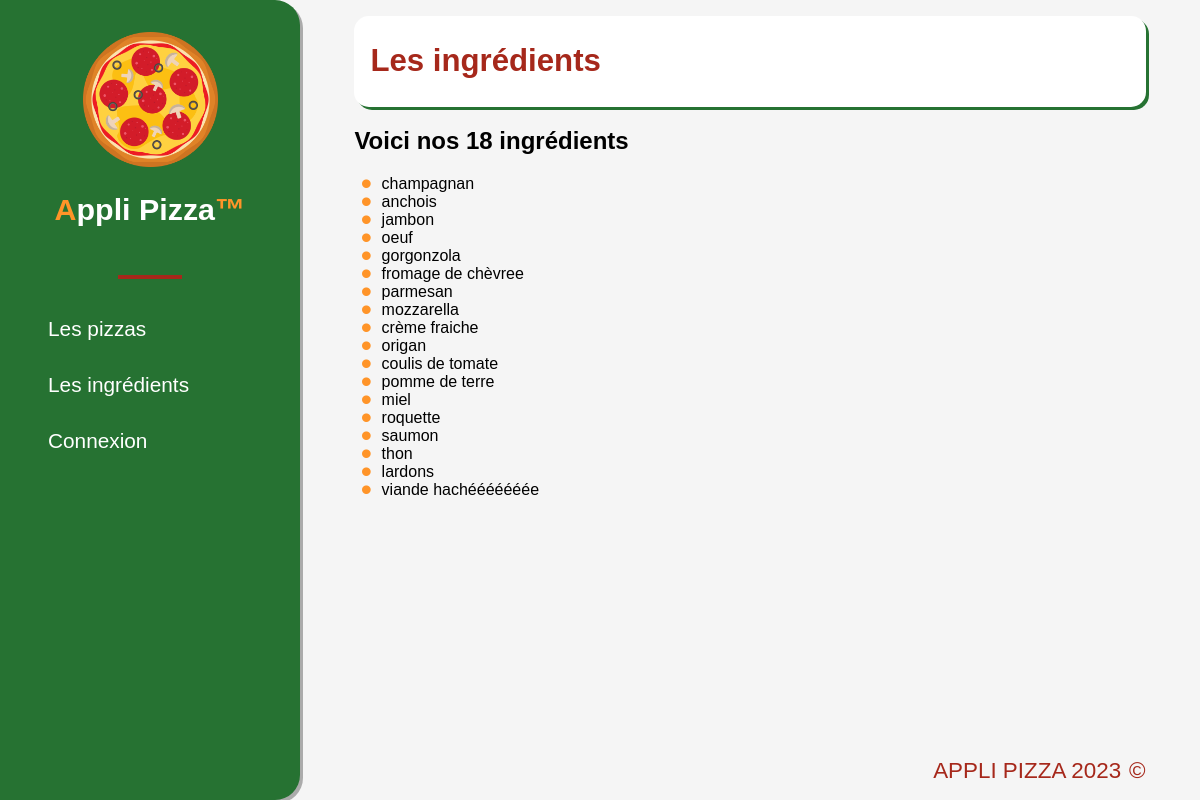
The page /ingredients/ on the database as committed earlier.
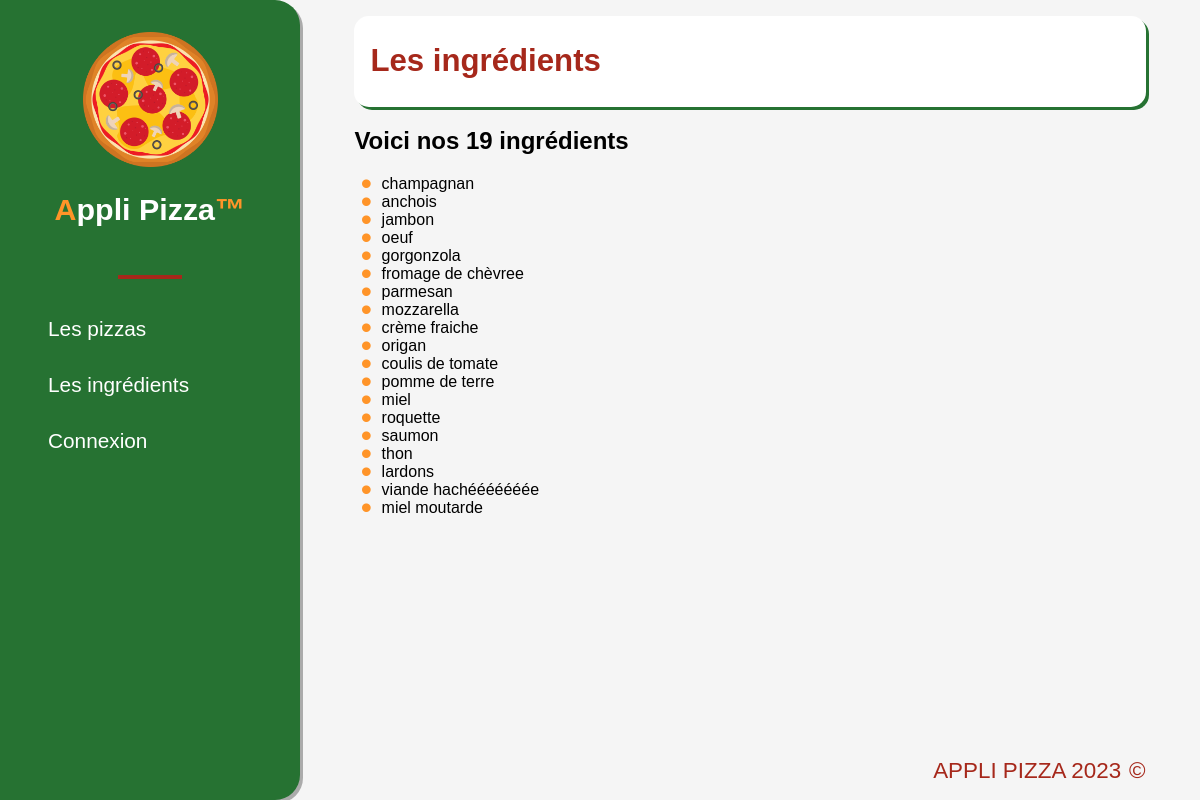
The same page on the database as committed later.
### applipizza/models.py (models this page shows)
class Ingredient(models.Model):
    idIngredient = models.AutoField(primary_key=True)
    nomIngredient = models.CharField(max_length=50, verbose_name="Nom de l'ingrédient")
    def __str__(self) -> str:
        return self.nomIngredient

### applipizza/views.py (the view)
# urls.py: path('ingredients/', views.ingredients),
def ingredients(request):
    lesIngredients = Ingredient.objects.all()
    return render(request, 'applipizza/ingredients.html', {'ingredients': lesIngredients})

### applipizza/templates/applipizza/ingredients.html (shortened to what this page needs)
{% extends 'applipizza/base.html' %}
{% block title_page %}
Les ingrédients
{% endblock %}
{% block content %}
<h2>Voici nos {{ ingredients|length }} ingrédients</h2>
<ul class="ul_ingr">
    {% for ing in ingredients %}
    <li class="disp_ingredients">
        {{ ing }}
    </li>
    {% endfor %}
</ul>
{% endblock %}

Rows that differ between the two databases and show on the page:
added Ingredient: nomIngredient "miel moutarde"
Other text that changed with them:
{{ ingredients|length }}: "18" → "19"
